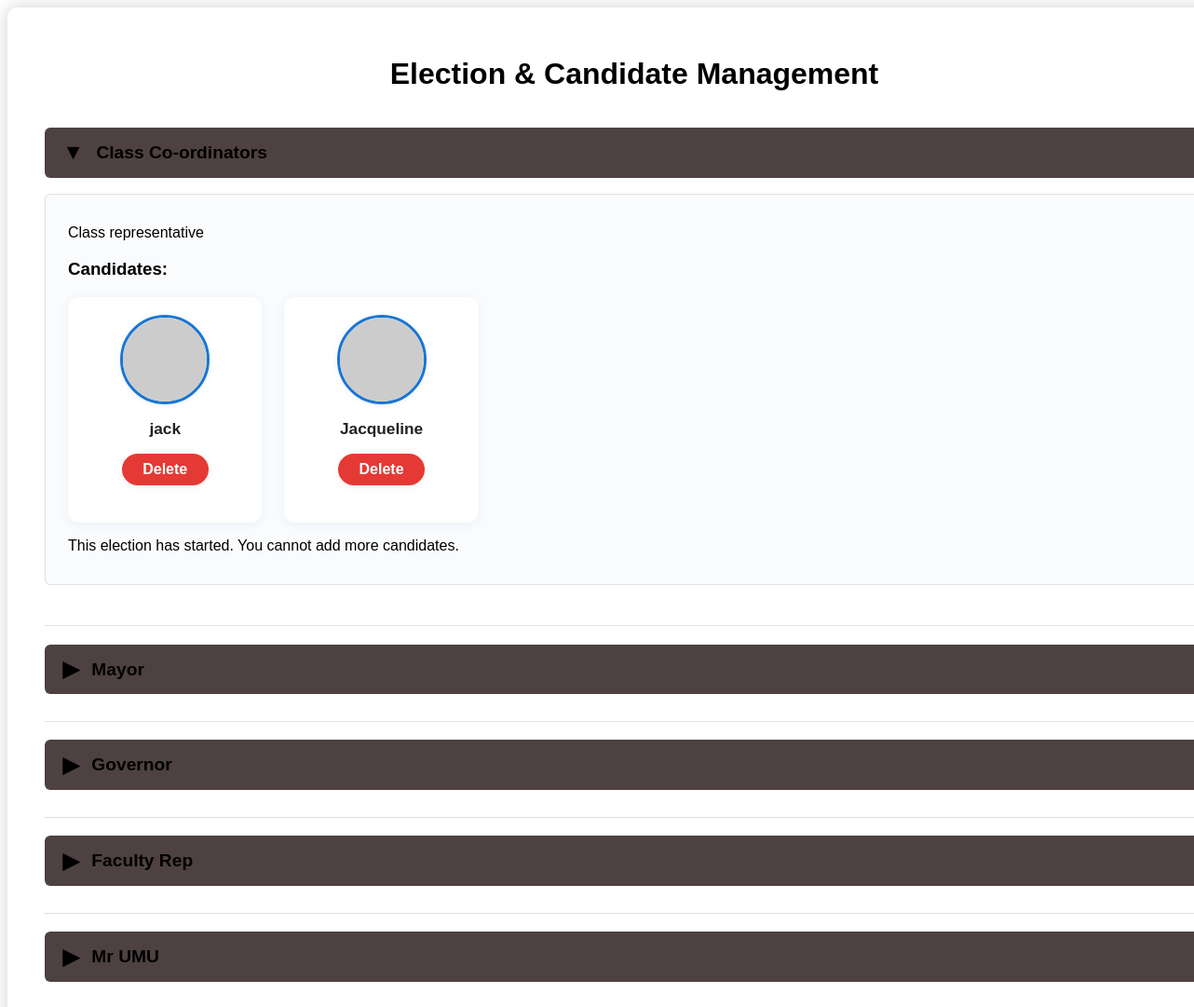
/admin/pollmagt.php (signed in), run on the app's committed database.
### tables this page shows
CREATE TABLE `elections` (
  `id` int(11) NOT NULL,
  `title` varchar(100) NOT NULL,
  `start_date` datetime NOT NULL,
  `end_date` datetime NOT NULL,
  `created_by` int(11) NOT NULL,
  `description` text DEFAULT NULL,
  `status` enum('upcoming','active','completed') NOT NULL DEFAULT 'upcoming'
);

CREATE TABLE `candidates` (
  `id` int(50) NOT NULL,
  `election_id` int(50) NOT NULL,
  `candidate_name` varchar(100) NOT NULL,
  `image_path` varchar(100) NOT NULL
);

### admin/pollmagt.php (the view, shortened to what this page needs)
<?php
include('../connection.php');
$elections = [];
$startDatesResult = mysqli_query($conn, "SELECT id, title, description, start_date FROM elections");
while ($row = mysqli_fetch_assoc($startDatesResult)) {
    $elections[$row['id']] = [
        'title' => $row['title'],
        'description' => $row['description'],
        'start_date' => $row['start_date'],
        'candidates' => []
    ];
}
$sql = "SELECT e.id, c.id AS cand_id, c.candidate_name, c.image_path
        FROM elections e
        LEFT JOIN candidates c ON e.id = c.election_id
        ORDER BY e.id, c.id";
$result = mysqli_query($conn, $sql);
while ($row = mysqli_fetch_assoc($result)) {
    $eid = $row['id'];
    if ($row['cand_id'] !== null) {
        $elections[$eid]['candidates'][] = [
            'id' => $row['cand_id'],
            'name' => $row['candidate_name'],
            'image' => $row['image_path']
        ];
    }
}
?>
<!DOCTYPE html>
<html lang="en">
<head>
    <link rel="stylesheet" href="pollmagt.css">
</head>
<body>
<div class="content-pollmagt">
    <h1>Election & Candidate Management</h1>
    <?php if (empty($elections)): ?>
        <p>No elections found. Please create elections first.</p>
    <?php else: ?>
        <?php foreach ($elections as $eid => $election): ?>
            <div class="election poll-item">
                <button class="collapse-toggle" type="button">
                    <span class="toggle-arrow">&#9654;</span>
                    <?= htmlspecialchars($election['title']) ?>
                </button>
                <div class="election-content" style="display:none;">
                    <?php if (!empty($election['description'])): ?>
                        <p class="description"><?= nl2br(htmlspecialchars($election['description'])) ?></p>
                    <?php endif; ?>
                    <h3>Candidates:</h3>
                    <?php if (empty($election['candidates'])): ?>
                        <p class="no-candidates">No candidates assigned yet.</p>
                    <?php else: ?>
                        <ul class="candidates">
                            <?php foreach ($election['candidates'] as $candidate): ?>
                                <li>
                                    <?php if ($candidate['image'] && file_exists(__DIR__ . '/' . $candidate['image'])): ?>
                                        <img src="<?= htmlspecialchars($candidate['image']) ?>" alt="<?= htmlspecialchars($candidate['name']) ?>">
                                    <?php else: ?>
                                        <img src="https://via.placeholder.com/150x100?text=No+Image" alt="No Image">
                                    <?php endif; ?>
                                    <div><?= htmlspecialchars($candidate['name']) ?></div>
                                    <form method="post" style="margin-top:8px;">
                                        <button type="submit" onclick="return confirm('Delete this candidate?')">Delete</button>
                                    </form>
                                </li>
                            <?php endforeach; ?>
                        </ul>
                    <?php endif; ?>
                    <?php if (strtotime($election['start_date']) > time()): ?>
                        <form class="assign-candidate poll-form" method="post" enctype="multipart/form-data" autocomplete="off">
                            <input type="hidden" name="election_id" value="<?= $eid ?>" />
                            <label for="candidate_name_<?= $eid ?>">Candidate Name:</label>
                            <input type="text" id="candidate_name_<?= $eid ?>" name="candidate_name" required />
                            <label for="candidate_image_<?= $eid ?>">Candidate Image (optional):</label>
                            <input type="file" name="candidate_image" id="candidate_image_<?= $eid ?>" accept="image/*" />
                            <button type="submit">Add Candidate</button>
                        </form>
                    <?php else: ?>
                        <p class="info">This election has started. You cannot add more candidates.</p>
                    <?php endif; ?>
                </div>
            </div>
        <?php endforeach; ?>
    <?php endif; ?>
</div>
</body>
</html>

### admin/pollmagt.css (style rules this page uses)
.collapse-toggle { width: 100%; text-align: left; background: #4d4141; border: none; outline: none; font-size: 1.2em; font-weight: bold; padding: 0.7em 1em; border-radius: 6px; margin-bottom: 0.5em; cursor: pointer; display: flex; align-items: center; gap: 0.7em; transition: background 0.2s; }
.toggle-arrow { font-size: 1.2em; transition: transform 0.2s; }
.election-content { border: 1px solid #e0e0e0; border-radius: 6px; padding: 1em 1.5em; margin-bottom: 1.5em; background: #fafbfc; }
.content-pollmagt { width: 100%; margin: 0 auto; background: #fff; padding: 2em 2.5em; border-radius: 10px; box-shadow: 0 0 18px #d0d0d0; font-family: Arial, sans-serif; }
.content-pollmagt h1 { text-align: center; margin-bottom: 1.2em; }
.poll-item { border-bottom: 1px solid #e0e0e0; padding-bottom: 1.2em; margin-bottom: 1.2em; display: flex; flex-direction: column; gap: 0.5em; }
.poll-item:last-child { border-bottom: none; }
.candidates { display: flex; flex-wrap: wrap; gap: 1.5rem; list-style: none; padding: 0; margin: 1.2rem 0 0 0; }
.candidates li { background: #fff; border-radius: 12px; box-shadow: 0 2px 12px rgba(25, 118, 210, 0.07); padding: 1.2rem 1.2rem 0.8rem 1.2rem; display: flex; flex-direction: column; align-items: center; width: 170px; min-height: 210px; transition: box-shadow 0.2s; position: relative; }
.candidates li img { width: 90px; height: 90px; object-fit: cover; border-radius: 50%; border: 3px solid #1976d2; background: #f3f6fa; margin-bottom: 0.8rem; box-shadow: 0 1px 6px rgba(25, 118, 210, 0.10); }
.candidates li div { font-weight: 600; color: #222; font-size: 1.08rem; text-align: center; margin-top: 0.2rem; word-break: break-word; }
.candidates button[type="submit"] { background: #e53935; color: #fff; border: none; border-radius: 22px; padding: 0.5em 1.4em; font-size: 1rem; font-weight: 600; cursor: pointer; margin-top: 0.5em; box-shadow: 0 2px 8px rgba(229, 57, 53, 0.08); transition: background 0.18s, box-shadow 0.18s; }

### data on the page
elections: title "Class Co-ordinators", description "Class representative", shows "This election has started. You cannot add more candidates."
candidates: candidate_name "jack"
candidates: candidate_name "Jacqueline"
elections: title "Mayor"
elections: title "Governor"
elections: title "Faculty Rep"
elections: title "Mr UMU"
